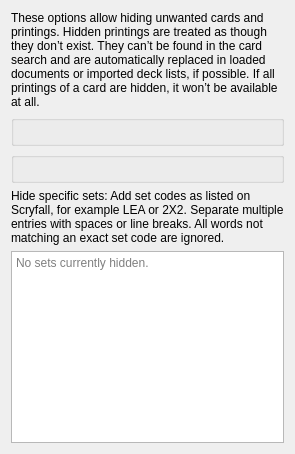
<?xml version="1.0" encoding="UTF-8"?>
<ui version="4.0">
 <class>HidePrintingsPage</class>
 <widget class="QWidget" name="HidePrintingsPage">
  <layout class="QVBoxLayout" name="verticalLayout">
   <item>
    <widget class="QLabel" name="card_filter_settings_header_label">
     <property name="text">
      <string>These options allow hiding unwanted cards and printings. Hidden printings are treated as though they don’t exist. They can’t be found in the card search and are automatically replaced in loaded documents or imported deck lists, if possible. If all printings of a card are hidden, it won’t be available at all.</string>
     </property>
     <property name="wordWrap">
      <bool>true</bool>
     </property>
    </widget>
   </item>
   <item>
    <widget class="GeneralPrintingFilterWidget" name="card_filter_general_settings"/>
   </item>
   <item>
    <widget class="FormatPrintingFilterWidget" name="card_filter_format_settings"/>
   </item>
   <item>
    <widget class="QLabel" name="set_filter_label">
     <property name="text">
      <string>Hide specific sets: Add set codes as listed on Scryfall, for example LEA or 2X2. Separate multiple entries with spaces or line breaks. All words not matching an exact set code are ignored.</string>
     </property>
     <property name="wordWrap">
      <bool>true</bool>
     </property>
    </widget>
   </item>
   <item>
    <widget class="QPlainTextEdit" name="set_filter_settings">
     <property name="toolTip">
      <string>Example:

LEA DDU TC13 J21</string>
     </property>
     <property name="placeholderText">
      <string>No sets currently hidden.</string>
     </property>
    </widget>
   </item>
  </layout>
 </widget>
 <customwidgets>
  <customwidget>
   <class>GeneralPrintingFilterWidget</class>
   <extends>QGroupBox</extends>
   <header>mtg_proxy_printer.ui.printing_filter_widgets</header>
   <container>1</container>
  </customwidget>
  <customwidget>
   <class>FormatPrintingFilterWidget</class>
   <extends>QGroupBox</extends>
   <header>mtg_proxy_printer.ui.printing_filter_widgets</header>
   <container>1</container>
  </customwidget>
 </customwidgets>
 <resources/>
 <connections/>
</ui>
